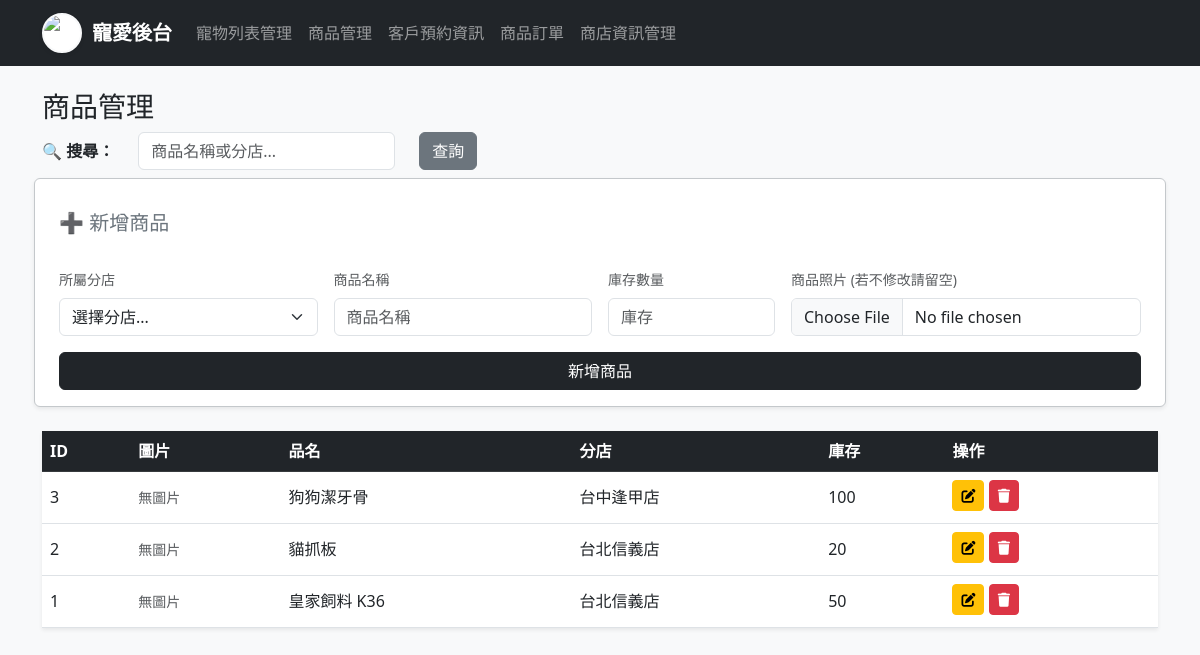
The app's page /product_mngt.php with its own data.
### tables this page shows
CREATE TABLE PRODUCT (
  pID int(11) NOT NULL AUTO_INCREMENT,
  pName varchar(100) NOT NULL,
  storeID int(11) NOT NULL,
  stock int(11) DEFAULT 0,
  PRIMARY KEY (`pID`),
  KEY storeID (`storeID`),
  CONSTRAINT product_ibfk_1 FOREIGN KEY (`storeID`) REFERENCES STORE (`storeID`)
);

CREATE TABLE STORE (
  storeID int(11) NOT NULL AUTO_INCREMENT,
  storeName varchar(50) NOT NULL,
  address varchar(100) DEFAULT NULL,
  Phone varchar(20) DEFAULT NULL,
  worktime varchar(50) DEFAULT NULL,
  PRIMARY KEY (`storeID`)
);

### product_mngt.php (the view, shortened to what this page needs)
<?php
include 'db_connect.php';
$editData = null;
$searchKeyword = '';
$sql_query = "SELECT P.*, S.storeName
              FROM PRODUCT P
              JOIN STORE S ON P.storeID = S.storeID";
$sql_query .= " ORDER BY P.pID DESC";
?>
<!DOCTYPE html>
<html>
<head>
    <link href="https://cdn.jsdelivr.net/npm/bootstrap@5.3.0/dist/css/bootstrap.min.css" rel="stylesheet">
    <link rel="stylesheet" href="https://cdnjs.cloudflare.com/ajax/libs/font-awesome/6.0.0/css/all.min.css">
</head>
<body class="bg-light">
    <?php include 'navbar.php'; ?>
    <div class="container mt-4">
        <h3>商品管理</h3>
        <form method="get" class="row mb-4 align-items-center">
            <div class="col-auto">
                <label class="col-form-label fw-bold">🔍 搜尋：</label>
            </div>
            <div class="col-auto">
                <input type="text" name="search" class="form-control" placeholder="商品名稱或分店..."
                       value="<?php echo htmlspecialchars($searchKeyword); ?>">
            </div>
            <div class="col-auto">
                <button type="submit" class="btn btn-secondary">查詢</button>
            </div>
        </form>
        <form method="post" enctype="multipart/form-data" class="row g-3 mb-4 bg-white p-3 rounded shadow-sm border border-secondary-subtle">
            <h5 class="text-secondary mb-3"><?php echo $editData ? '✏️ 編輯商品資料' : '➕ 新增商品'; ?></h5>
            <div class="col-md-3">
                <label class="form-label small text-muted">所屬分店</label>
                <select name="storeID" class="form-select" required>
                    <option value="">選擇分店...</option>
                </select>
            </div>
            <div class="col-md-3">
                <label class="form-label small text-muted">商品名稱</label>
                <input type="text" name="pName" class="form-control" placeholder="商品名稱" required
                       value="<?php echo $editData['pName'] ?? ''; ?>">
            </div>
            <div class="col-md-2">
                <label class="form-label small text-muted">庫存數量</label>
                <input type="number" name="stock" class="form-control" placeholder="庫存" required
                       value="<?php echo $editData['stock'] ?? ''; ?>">
            </div>
            <div class="col-md-4">
                <label class="form-label small text-muted">商品照片 (若不修改請留空)</label>
                <input type="file" name="pImage" class="form-control" accept="image/*">
            </div>
            <div class="col-12">
                <button type="submit" name="save" class="btn <?php echo $editData ? 'btn-dark-custom' : 'btn-dark-custom'; ?> w-100">
                    <?php echo $editData ? '確認修改' : '新增商品'; ?>
                </button>
            </div>
        </form>
        <table class="table table-hover bg-white shadow-sm align-middle">
            <thead class="table-dark">
                <tr>
                    <th>ID</th>
                    <th>圖片</th>
                    <th>品名</th>
                    <th>分店</th>
                    <th>庫存</th>
                    <th>操作</th>
                </tr>
            </thead>
            <tbody>
                <?php
                $res = $conn->query($sql_query);
                if ($res->num_rows > 0) {
                    while ($row = $res->fetch_assoc()) {
                        $imgHtml = "<span class='text-muted small'>無圖片</span>";
                        $showPName = $row['pName'];
                        $showStore = $row['storeName'];
                        echo "<tr>
                                <td>{$row['pID']}</td>
                                <td>{$imgHtml}</td>
                                <td>{$showPName}</td>
                                <td>{$showStore}</td>
                                <td>{$row['stock']}</td>
                                <td>
                                    <a href='?edit={$row['pID']}' class='btn btn-warning btn-sm mb-1'><i class='fas fa-edit'></i></a>
                                    <a href='?del={$row['pID']}' class='btn btn-danger btn-sm mb-1' onclick='return confirm(\"確認刪除？\")'><i class='fas fa-trash'></i></a>
                                </td>
                              </tr>";
                    }
                } else {
                    echo "<tr><td colspan='6' class='text-center p-4 text-muted'>查無資料</td></tr>";
                }
                ?>
            </tbody>
        </table>
    </div>
</body>
</html>

### product_mngt.php (style rules this page uses)
.btn-dark-custom { background-color: #212529; color: white; border-color: #212529; }

### records on screen
product: pID "3", pName "狗狗潔牙骨", storeID.storeName "台中逢甲店", stock "100"
product: pID "2", pName "貓抓板", storeID.storeName "台北信義店", stock "20"
product: pID "1", pName "皇家飼料 K36", storeID.storeName "台北信義店", stock "50"
